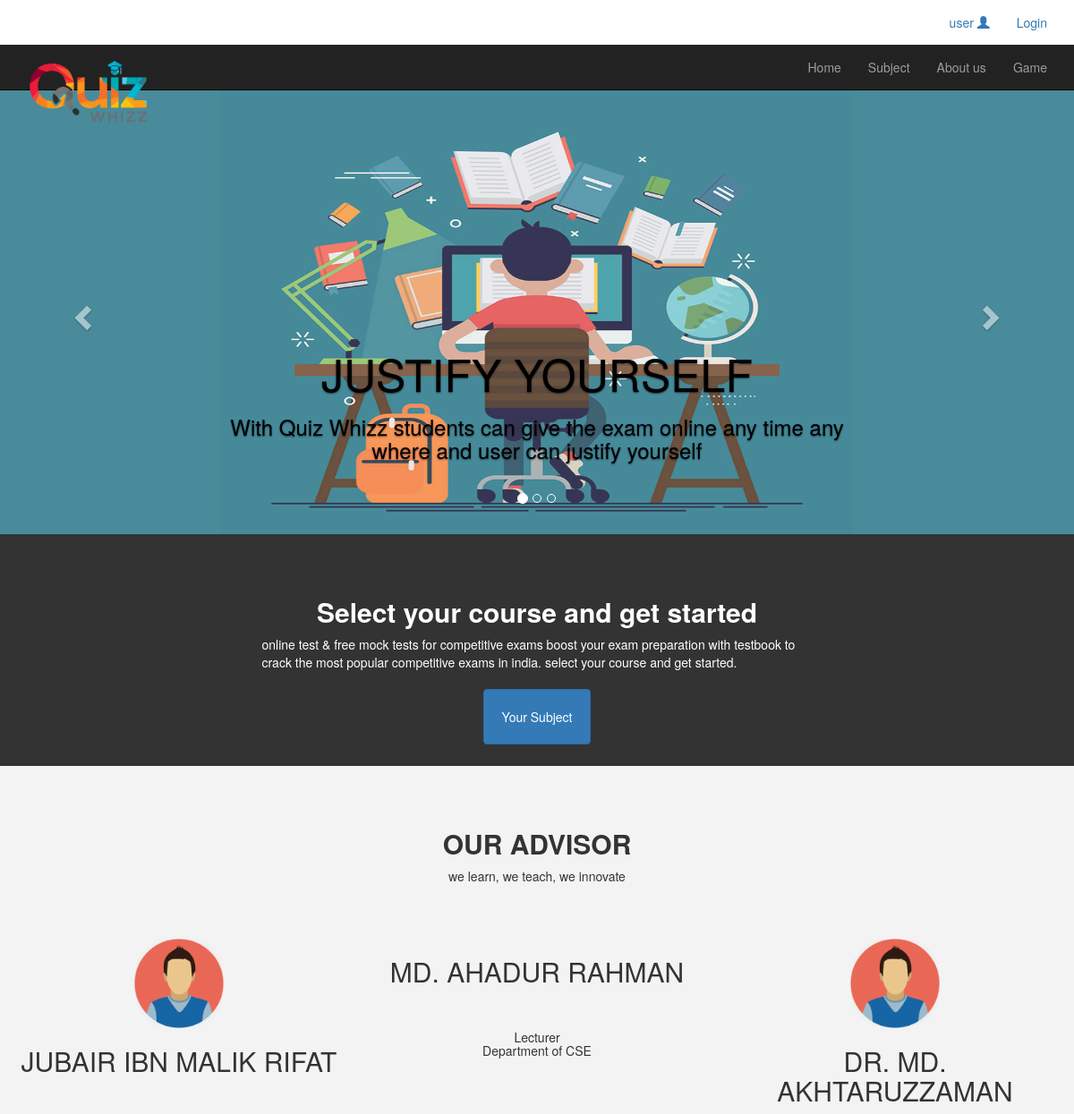
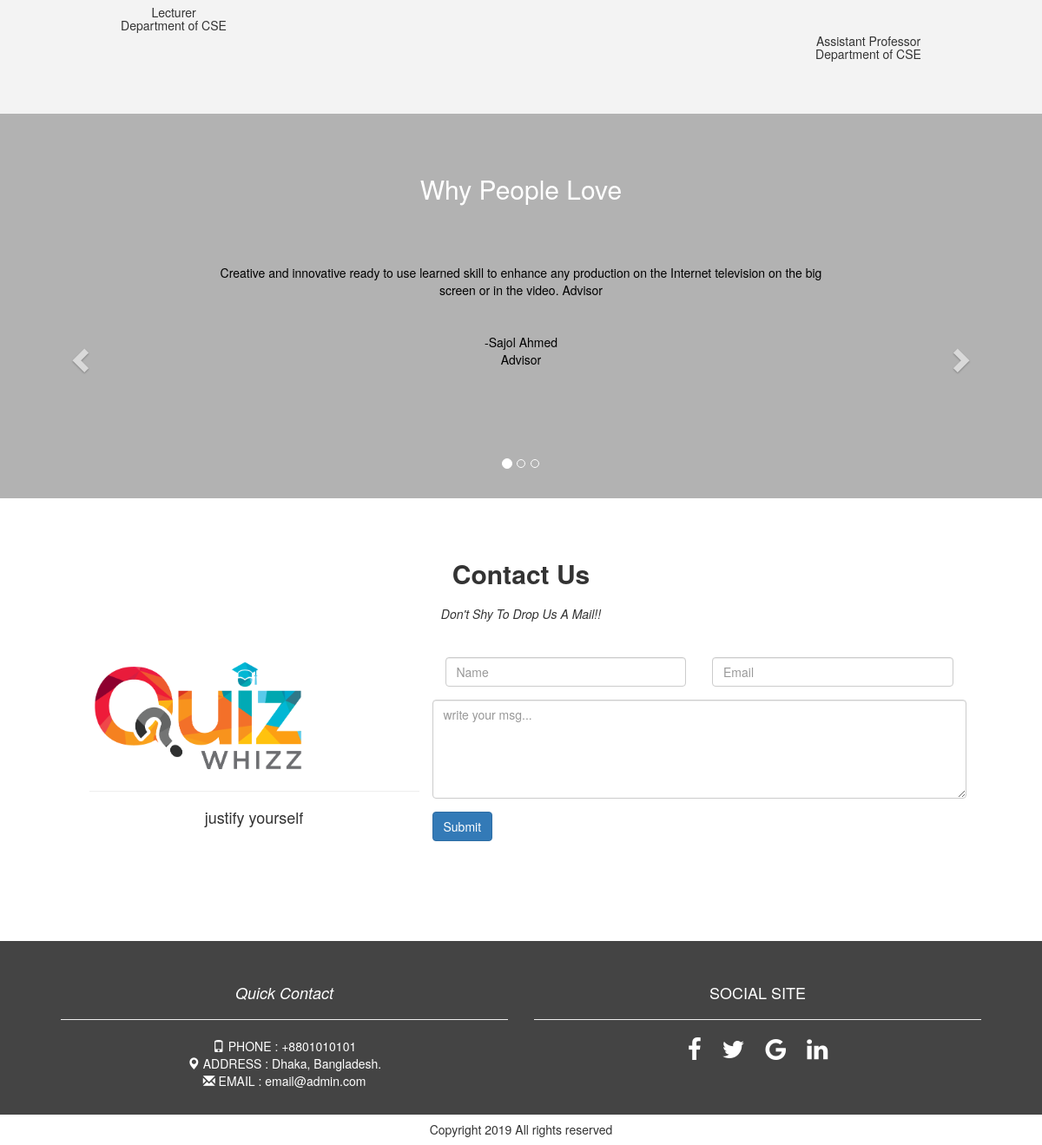
The page / on the database its author committed (2 pictures, top to bottom).
### tables this page shows
CREATE TABLE `teachers` (
  `teacher_id` int(11) NOT NULL,
  `img` varchar(255) NOT NULL,
  `name` varchar(250) NOT NULL,
  `designation` varchar(250) NOT NULL,
  `institute` varchar(255) NOT NULL
);

CREATE TABLE `feedback` (
  `feed_id` int(11) NOT NULL,
  `post` text NOT NULL,
  `name` varchar(50) NOT NULL,
  `designation` varchar(100) NOT NULL
);

### lib/session.php (called while the page is built, shortened)
 <?php
class Session{
	public static function get($key){
		if (isset($_SESSION[$key])) {
			return $_SESSION[$key];
		}else{
			return false;
		}
	}
}
?>

### lib/class.php (called while the page is built, shortened)
<?php
class user{
	public $host		 ="localhost";
	public $username	 ="root";
	public $password	 ="";
	public $dbname		 ="quizz";
	public $conn;
	public function __construct(){
		$this->conn = new mysqli($this->host, $this->username, $this->password,$this->dbname);
	}
	public function select($query1){
		$result = $this->conn->query($query1);
		if ($result->num_rows>0) {
			return $result;
		}else{
			return false;
		}
	}
}
$run = new user;
?>

### index.php (the view, shortened to what this page needs)
<?php
  include 'inc/header.php';
  include 'lib/class.php';
?>
<div style="height: 62vh;">
   <div id="carousel-example-generic"  class="carousel slide" data-ride="carousel">
  <ol class="carousel-indicators">
    <li data-target="#carousel-example-generic" data-slide-to="0" class="active"></li>
    <li data-target="#carousel-example-generic" data-slide-to="1"></li>
    <li data-target="#carousel-example-generic" data-slide-to="2"></li>
  </ol>
    <div class="carousel-inner" role="listbox">
        <div class="item active">
          <img src="img/bg5.jpg" style="height: 62vh; width: 100%;" alt="...">
          <div class="carousel-caption">
            <h2 class="animated zoomIn" style="animation-delay: 1s;">justify yourself</h2>
            <h3 class="animated zoomIn" style="animation-delay: 2s;" >With Quiz Whizz students can give the exam online any time any where and user can justify yourself</h3>
          </div>
        </div>
      </div>
      <a class="left carousel-control" href="#carousel-example-generic" role="button" data-slide="prev">
        <span class="glyphicon glyphicon-chevron-left" aria-hidden="true"></span>
      </a>
      <a class="right carousel-control" href="#carousel-example-generic" role="button" data-slide="next">
        <span class="glyphicon glyphicon-chevron-right" aria-hidden="true"></span>
      </a>
    </div>
</div>
    <div id="portfolio" class="container-fluid content-padding portfolio">
       <div class="row section-heading">
        <h2 class="text-center"><strong>Select your course and get started </strong></h2>
        <p>Online Test & Free Mock Tests For Competitive Exams Boost your exam preparation with Testbook to crack the most popular competitive exams in India. Select your course and get started.</p>
       </div>
       <div class="row text-center mix-buttons " ><br>
        <a href="subject.php">
          <button id="send" style="padding: 20px;" type="button" class="btn btn-primary">
            Your Subject
          </button>
        </a>
       </div>
    </div>
      <div id="services" class="container-fluid content-padding services">
    	 <div class="row section-heading">
    	 	<h2 class="text-center "><strong>OUR ADVISOR</strong></h2>
    	 	<p>We learn, We teach, We innovate </p>
    	 </div>
       <?php
        $query = "select * from teachers";
        $post  = $run->select($query);
        if ($post) {
          while ($result = $post->fetch_assoc()) {
       ?>
    	 	<div class="col-sm-4 mix web">
    	 		<div class=" service-img">
    	 			<img src="img/<?php echo $result['img']; ?>" alt="">
    	 			<h2><?php echo $result['name']; ?></h2>
            <h5><?php echo $result['designation']; ?><br> <?php echo $result['institute']; ?></h5>
    	 		</div>
    	 	</div>
          <?php } ?>
        <?php } else{ echo "";}?>
    	</div>
<div class="container-fluid " id="slider">
  <h2>Why People Love</h2>
  <div id="myCarousel" class="carousel slide" data-ride="carousel">
    <ol class="carousel-indicators">
          <?php
        $i=0;
        $query ="SELECT * FROM feedback";
        $fire  =$run->conn->query($query);
        while ($row = mysqli_fetch_array($fire))
        {?>
        <li data-target="#myCarousel" data-slide-to="<?php echo $i++; ?>" >
        </li>
       <?php
       }
      ?>
    </ol>
    <div class="carousel-inner" role='listbox'>
      <?php
        $query ="SELECT * FROM feedback";
        $fire  =$run->conn->query($query);
        while ($slide=mysqli_fetch_array($fire))
        {
       ?>
      <div class="item itemtext">
          <p><?php echo $slide['post']; ?></p>
          <p><br><br>
            -<?php echo $slide['name']; ?> <br><?php echo $slide['designation']; ?>
          </p>
      </div>
  <?php } ?>
    </div>
    <a class="left carousel-control left-controls" href="#myCarousel" data-slide="prev">
      <span class="glyphicon glyphicon-chevron-left"></span>
    </a>
    <a class="right carousel-control right-controls" href="#myCarousel" data-slide="next">
      <span class="glyphicon glyphicon-chevron-right"></span>
    </a>
  </div>
</div>
    <div  id ='contactus' class="container-fluid contact-us content-padding">
      <div class="row">
      <h2 class="text-center" style="padding-bottom: 10px;"><strong>Contact Us</strong></h2>
      <p class="text-center"style="padding-bottom: 30px;"><i>Don't Shy To Drop Us A Mail!!</i></p>
          <div class="col-sm-1"></div>
          <div class="col-sm-4">
            <img src="img/logo1.png" width="250px">
            <hr>
               <h4 class="text-center">justify yourself</h4>
          </div>
          <div class="col-sm-6">
            <div class="row">
              <form action="<?php echo htmlspecialchars($_SERVER["PHP_SELF"]);?>" method="post">
                <div class="form-group">
                   <div class="form-group col-sm-6">
                    <input class="form-control" type="text" name="cName" id="cName" placeholder="Name">
                   </div>
                   <div class="form-group col-sm-6">
                    <input  class="form-control" type="email" name="cEmail" id="cEmail" placeholder="Email ">
                   </div>
                   <textarea class="form-group form-control" name="cText" id="cText" cols="30" rows="5" placeholder="write your msg..."  ></textarea>
                   <button class="btn btn-primary" name="submit" id="submit">Submit</button>
                </div>
              </form>
          </div>
      </div>
   </div>
<?php
  include 'inc/footer.php';
?>

### inc/header.php (shortened to what this page needs)
<?php
	$filepath = realpath(dirname(__FILE__));
	include_once $filepath.'/../lib/session.php';
?>
<!DOCTYPE html>
<html lang="en">
<head>
	    <link rel="stylesheet" href="https://maxcdn.bootstrapcdn.com/bootstrap/3.3.7/css/bootstrap.min.css">
	<link rel="stylesheet" href="css/bootstrap.css">
	<link rel="stylesheet" href="css/font-awesome.min.css">
	  <link rel="stylesheet" href="animate/animate.css" >
		<link rel="stylesheet" href="css/c/slider.css">
		<link rel="stylesheet" href="css/style.css">
</head>
<body onload="timeout()" data-spy="scroll" data-target=".navbar" data-offset="50" >
	<div class="container ">
		<div class="row ">
			<div class=" nav-top col-sm-4 " >
				<ul class="nav navbar-nav navbar-right">
					<li><a href="profile.php" class="">
						<?php
		          		$name=Session::get("email");
		          		if($name==""){
		          			echo "user ";
		          		}elseif(isset($name)){
		          			echo $_SESSION['name'];
		          		}
		          		?>
	                	<span class="glyphicon glyphicon-user"></span></a>
	                </li>
			         <?php
					if ($name=="") {
					?>
						<li><a href="login.php">Login</a></li>
					<?php } else { ?>
						<li><a href="?action=logout">Log out</a></li>
					<?php } ?>
				</ul>
			</div>
		</div>
	</div>
	<nav class="navbar navbar-inverse navbar-fixed-top sticky-top" id="nav-top">
	  <div class="container">
	    <div class="navbar-header">
	    	<a href="index.php" class="navbar-brand"><img src="img/logo1.png" width="20%"></a>
	    </div>
	    <div class="collapse navbar-collapse" id="nav">
		<ul class="nav navbar-nav navbar-right">
			<li><a href="index.php">Home</a></li>
      		<li id="send"><a href="subject.php">Subject</a></li>
      		<li><a href="about.php">About us</a></li>
			<li><a href="game.php">Game</a></li>
		</ul>
		</div>
	  </div>
	</nav>

### inc/footer.php (shortened to what this page needs)
   <footer  class="footer" style="height: 200px;">
    <div class="col-sm-12">
      <div class="footer-inner text-center col-sm-6">
              <h4><i>Quick Contact</i><hr></h4>
              <p><span class="glyphicon glyphicon-phone"></span> PHONE : +8801010101</p><br>
              <p><span class="glyphicon glyphicon-map-marker"></span> ADDRESS : Dhaka, Bangladesh.</p><br>
              <p><span class="glyphicon glyphicon-envelope"></span> EMAIL : email@admin.com</p><br>
     </div>
     <div class="footer-inner text-center col-sm-6">
      <h4 class="text-uppercase footer_header">Social Site</h4><hr>
       <p><a href=""><span class="fa fa-facebook fa-2x"></span></a></p>
       <p><a href=""><span class="fa fa-twitter fa-2x"></span></a></p>
       <p><a href=""><span class="fa fa-google fa-2x"></span></a></p>
       <p><a href=""><span class="fa fa-linkedin fa-2x"></span></a></p>
     </div>
    </div>
   </footer>
       <div class="copyright">
        <h5 class="text-center"> Copyright <?php echo date("Y"); ?> All rights reserved </h5>
       </div>
</body>
</html>

### css/c/slider.css (style rules this page uses)
.carousel-caption { padding-bottom: 50px; }
.carousel-caption h2 { font-size: 50px; text-transform: uppercase; }
.carousel-caption h2,.carousel-caption h3 { color: #000; }
.carousel-control.right { background-image: none; }
.item img { opacity: 0.8; filter: alpha(opacity=50); }

### css/style.css (style rules this page uses)
#nav-top { border-radius: 0; margin-bottom: 0; }
.content-padding { padding: 0px; }
.sticky-top { position: -webkit-sticky; position: sticky; top: 0; z-index: 1030; }
.services { background: #f3f3f3; color: #333; padding-top: 50px; padding-bottom: 50px; }
.services p { margin: 0 0 10px; text-align: center; text-transform: lowercase; }
.service-img { text-align: center; }
.service-img img { height: 100px; margin-top: 50px; border-radius: 40%; }
.service-img h2 { text-align: center; margin-bottom: 50px; }
.portfolio { background: #333; color:#fff; padding-top: 50px; }
.portfolio p { text-transform: lowercase; margin: 0 auto; width: 50%; }
.mix-buttons { margin-bottom: 2%; }
#slider { padding-right: 0; padding-left: 0; padding-top: 50px; text-align: center; background: #b2b2b2; background-size:cover; color: #fff; }
#myCarousel { color: #000; }
.itemtext { text-align: center; margin-top: 60px; margin-bottom: 150px; }
.itemtext p { text-align: center; width: 700px; margin: 0 auto; }
.left.carousel-control { background-image: linear-gradient(to right, rgba(255, 255, 255, 0.0) 0%, rgba(0, 0, 0, .0001) 100%); }
.right.carousel-control { background-image: linear-gradient(to right, rgba(255, 255, 255, 0.0) 0%, rgba(0, 0, 0, .0001) 100%); }
.contact-us { padding-top: 50px; }
.footer { background-color: #444; padding: 40px; color: #fff; margin-top: 100px; }
.footer-inner p { display: inline; }
.footer-inner a { color: #fff; padding:10px; }
.container { display: block; position: relative; -webkit-user-select: none; -moz-user-select: none; -ms-user-select: none; user-select: none; }

### rows shown on the page
teachers: img (picture), name "JUBAIR IBN MALIK RIFAT", designation "Lecturer", institute "Department of CSE"
teachers: name "MD. AHADUR RAHMAN", designation "Lecturer", institute "Department of CSE"
teachers: img (picture), name "DR. MD. AKHTARUZZAMAN", designation "Assistant Professor", institute "Department of CSE"
feedback: post "Creative and innovative ready to use learned skill to enhance any production on the Internet television on the big screen or in the video. Advisor", name "Sajol Ahmed", designation "Advisor"
